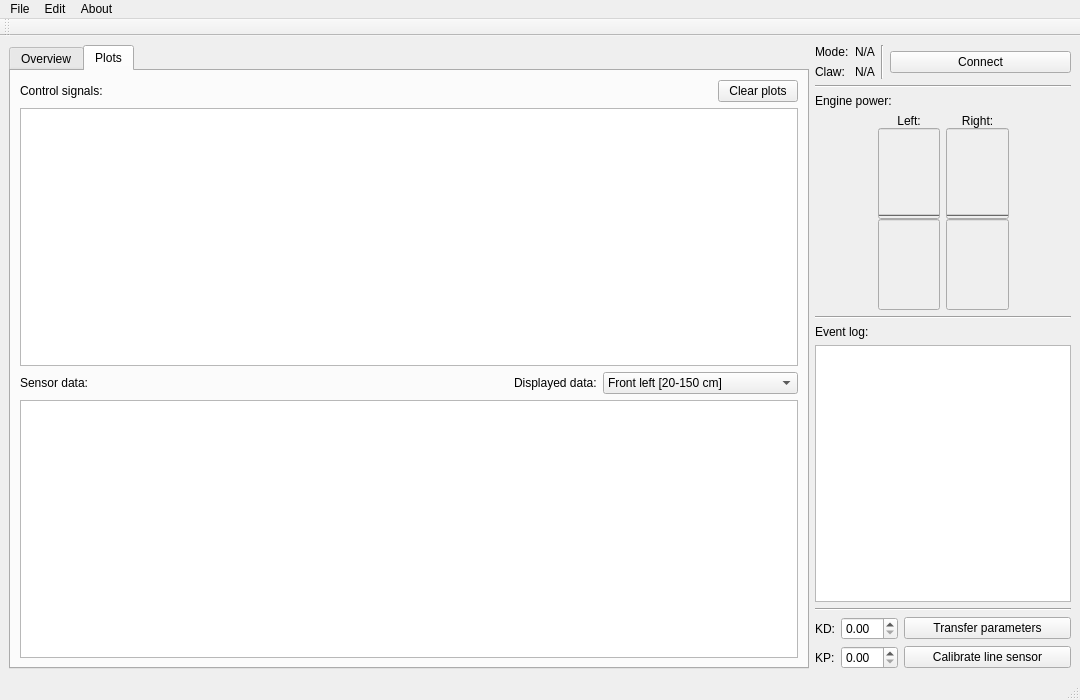
<?xml version="1.0" encoding="UTF-8"?>
<ui version="4.0">
 <class>MainWindow</class>
 <widget class="QMainWindow" name="MainWindow">
  <property name="geometry">
   <rect>
    <x>0</x>
    <y>0</y>
    <width>1080</width>
    <height>700</height>
   </rect>
  </property>
  <property name="sizePolicy">
   <sizepolicy hsizetype="Fixed" vsizetype="Fixed">
    <horstretch>0</horstretch>
    <verstretch>0</verstretch>
   </sizepolicy>
  </property>
  <property name="minimumSize">
   <size>
    <width>1080</width>
    <height>700</height>
   </size>
  </property>
  <property name="maximumSize">
   <size>
    <width>1080</width>
    <height>700</height>
   </size>
  </property>
  <property name="windowTitle">
   <string>Mazeter Control</string>
  </property>
  <property name="windowIcon">
   <iconset resource="../resources.qrc">
    <normaloff>:/icons/resources/usb-bt.ico</normaloff>:/icons/resources/usb-bt.ico</iconset>
  </property>
  <property name="styleSheet">
   <string notr="true">/*QLabel {
font: 9pt &quot;Consolas&quot;;
}
QMenuBar {
background-color: rgb(31, 31, 31);
font: 9pt &quot;Consolas&quot;;
}

QMenuBar::item {
background-color: rgb(31, 31, 31);
}*/
font: 10pt &quot;Ubuntu&quot;;</string>
  </property>
  <property name="tabShape">
   <enum>QTabWidget::Rounded</enum>
  </property>
  <widget class="QWidget" name="centralwidget">
   <layout class="QHBoxLayout" name="horizontalLayout_5">
    <item>
     <widget class="QTabWidget" name="tabWidget">
      <property name="sizePolicy">
       <sizepolicy hsizetype="Expanding" vsizetype="Expanding">
        <horstretch>1</horstretch>
        <verstretch>0</verstretch>
       </sizepolicy>
      </property>
      <property name="currentIndex">
       <number>1</number>
      </property>
      <widget class="QWidget" name="tab_overview">
       <attribute name="title">
        <string>Overview</string>
       </attribute>
       <layout class="QHBoxLayout" name="horizontalLayout_6">
        <item>
         <widget class="QGraphicsView" name="graphicsView_overview">
          <property name="sizePolicy">
           <sizepolicy hsizetype="Expanding" vsizetype="Expanding">
            <horstretch>5</horstretch>
            <verstretch>0</verstretch>
           </sizepolicy>
          </property>
          <property name="focusPolicy">
           <enum>Qt::NoFocus</enum>
          </property>
         </widget>
        </item>
       </layout>
      </widget>
      <widget class="QWidget" name="tab_plots">
       <attribute name="title">
        <string>Plots</string>
       </attribute>
       <layout class="QVBoxLayout" name="verticalLayout_7">
        <item>
         <layout class="QVBoxLayout" name="verticalLayout_5">
          <item>
           <layout class="QHBoxLayout" name="horizontalLayout_7">
            <item>
             <widget class="QLabel" name="label_control_signals">
              <property name="text">
               <string>Control signals:</string>
              </property>
             </widget>
            </item>
            <item>
             <spacer name="horizontalSpacer_3">
              <property name="orientation">
               <enum>Qt::Horizontal</enum>
              </property>
              <property name="sizeHint" stdset="0">
               <size>
                <width>40</width>
                <height>20</height>
               </size>
              </property>
             </spacer>
            </item>
            <item>
             <widget class="QPushButton" name="pushButton_clear_plots">
              <property name="enabled">
               <bool>true</bool>
              </property>
              <property name="text">
               <string>Clear plots</string>
              </property>
             </widget>
            </item>
           </layout>
          </item>
          <item>
           <widget class="QGraphicsView" name="graphicsView_control_signals">
            <property name="enabled">
             <bool>true</bool>
            </property>
            <property name="focusPolicy">
             <enum>Qt::NoFocus</enum>
            </property>
            <property name="verticalScrollBarPolicy">
             <enum>Qt::ScrollBarAlwaysOff</enum>
            </property>
            <property name="horizontalScrollBarPolicy">
             <enum>Qt::ScrollBarAlwaysOff</enum>
            </property>
           </widget>
          </item>
         </layout>
        </item>
        <item>
         <layout class="QVBoxLayout" name="verticalLayout_6">
          <item>
           <layout class="QHBoxLayout" name="horizontalLayout_8">
            <item>
             <widget class="QLabel" name="label_sensor_data">
              <property name="text">
               <string>Sensor data:</string>
              </property>
             </widget>
            </item>
            <item>
             <spacer name="horizontalSpacer_4">
              <property name="orientation">
               <enum>Qt::Horizontal</enum>
              </property>
              <property name="sizeHint" stdset="0">
               <size>
                <width>420</width>
                <height>20</height>
               </size>
              </property>
             </spacer>
            </item>
            <item>
             <widget class="QLabel" name="label_plot_data">
              <property name="text">
               <string>Displayed data:</string>
              </property>
             </widget>
            </item>
            <item>
             <widget class="QComboBox" name="comboBox_sensor_data">
              <property name="enabled">
               <bool>true</bool>
              </property>
              <property name="sizePolicy">
               <sizepolicy hsizetype="Preferred" vsizetype="Fixed">
                <horstretch>1</horstretch>
                <verstretch>0</verstretch>
               </sizepolicy>
              </property>
              <item>
               <property name="text">
                <string>Front left [20-150 cm]</string>
               </property>
              </item>
              <item>
               <property name="text">
                <string>Front right [20-150 cm]</string>
               </property>
              </item>
              <item>
               <property name="text">
                <string>Left long [20-150 cm]</string>
               </property>
              </item>
              <item>
               <property name="text">
                <string>Right long [20-150 cm]</string>
               </property>
              </item>
              <item>
               <property name="text">
                <string>Left short [4-30 cm]</string>
               </property>
              </item>
              <item>
               <property name="text">
                <string>Right short [4-30 cm]</string>
               </property>
              </item>
              <item>
               <property name="text">
                <string>Back [20-150 cm]</string>
               </property>
              </item>
              <item>
               <property name="text">
                <string>Angle [0-360 deg]</string>
               </property>
              </item>
              <item>
               <property name="text">
                <string>Line deviation -? - ?</string>
               </property>
              </item>
             </widget>
            </item>
           </layout>
          </item>
          <item>
           <widget class="QGraphicsView" name="graphicsView_sensor_data">
            <property name="enabled">
             <bool>true</bool>
            </property>
            <property name="focusPolicy">
             <enum>Qt::NoFocus</enum>
            </property>
            <property name="verticalScrollBarPolicy">
             <enum>Qt::ScrollBarAlwaysOff</enum>
            </property>
            <property name="horizontalScrollBarPolicy">
             <enum>Qt::ScrollBarAlwaysOff</enum>
            </property>
           </widget>
          </item>
         </layout>
        </item>
       </layout>
      </widget>
     </widget>
    </item>
    <item>
     <layout class="QVBoxLayout" name="verticalLayout_4">
      <item>
       <layout class="QHBoxLayout" name="horizontalLayout_4">
        <property name="spacing">
         <number>6</number>
        </property>
        <item>
         <layout class="QFormLayout" name="formLayout">
          <property name="fieldGrowthPolicy">
           <enum>QFormLayout::AllNonFixedFieldsGrow</enum>
          </property>
          <item row="0" column="0">
           <widget class="QLabel" name="label_mode">
            <property name="text">
             <string>Mode:</string>
            </property>
           </widget>
          </item>
          <item row="0" column="1">
           <widget class="QLabel" name="label_mode_status">
            <property name="text">
             <string>N/A</string>
            </property>
           </widget>
          </item>
          <item row="1" column="0">
           <widget class="QLabel" name="label_claw">
            <property name="sizePolicy">
             <sizepolicy hsizetype="Preferred" vsizetype="Preferred">
              <horstretch>3</horstretch>
              <verstretch>0</verstretch>
             </sizepolicy>
            </property>
            <property name="text">
             <string>Claw:</string>
            </property>
           </widget>
          </item>
          <item row="1" column="1">
           <widget class="QLabel" name="label_claw_status">
            <property name="text">
             <string>N/A</string>
            </property>
           </widget>
          </item>
         </layout>
        </item>
        <item>
         <widget class="Line" name="line_4">
          <property name="orientation">
           <enum>Qt::Vertical</enum>
          </property>
         </widget>
        </item>
        <item>
         <widget class="QPushButton" name="pushButton_toggle_connection">
          <property name="sizePolicy">
           <sizepolicy hsizetype="Expanding" vsizetype="Fixed">
            <horstretch>0</horstretch>
            <verstretch>0</verstretch>
           </sizepolicy>
          </property>
          <property name="text">
           <string>Connect</string>
          </property>
          <property name="icon">
           <iconset resource="../resources.qrc">
            <normaloff>:/icons/resources/start.ico</normaloff>:/icons/resources/start.ico</iconset>
          </property>
         </widget>
        </item>
       </layout>
      </item>
      <item>
       <widget class="Line" name="line_3">
        <property name="orientation">
         <enum>Qt::Horizontal</enum>
        </property>
       </widget>
      </item>
      <item>
       <widget class="QLabel" name="label_6">
        <property name="text">
         <string>Engine power:</string>
        </property>
       </widget>
      </item>
      <item>
       <layout class="QHBoxLayout" name="horizontalLayout_3">
        <item>
         <spacer name="horizontalSpacer">
          <property name="orientation">
           <enum>Qt::Horizontal</enum>
          </property>
          <property name="sizeHint" stdset="0">
           <size>
            <width>40</width>
            <height>20</height>
           </size>
          </property>
         </spacer>
        </item>
        <item>
         <layout class="QVBoxLayout" name="verticalLayout_2">
          <property name="spacing">
           <number>0</number>
          </property>
          <item>
           <widget class="QLabel" name="label_left_engine">
            <property name="text">
             <string>Left:</string>
            </property>
            <property name="alignment">
             <set>Qt::AlignCenter</set>
            </property>
           </widget>
          </item>
          <item>
           <widget class="QProgressBar" name="progressBar_left_engine_fwd">
            <property name="enabled">
             <bool>false</bool>
            </property>
            <property name="sizePolicy">
             <sizepolicy hsizetype="Expanding" vsizetype="Fixed">
              <horstretch>0</horstretch>
              <verstretch>0</verstretch>
             </sizepolicy>
            </property>
            <property name="styleSheet">
             <string notr="true"/>
            </property>
            <property name="value">
             <number>0</number>
            </property>
            <property name="alignment">
             <set>Qt::AlignLeading|Qt::AlignLeft|Qt::AlignVCenter</set>
            </property>
            <property name="textVisible">
             <bool>false</bool>
            </property>
            <property name="orientation">
             <enum>Qt::Vertical</enum>
            </property>
           </widget>
          </item>
          <item>
           <widget class="QProgressBar" name="progressBar_left_engine_rev">
            <property name="enabled">
             <bool>false</bool>
            </property>
            <property name="sizePolicy">
             <sizepolicy hsizetype="Expanding" vsizetype="Fixed">
              <horstretch>0</horstretch>
              <verstretch>0</verstretch>
             </sizepolicy>
            </property>
            <property name="styleSheet">
             <string notr="true"/>
            </property>
            <property name="value">
             <number>0</number>
            </property>
            <property name="textVisible">
             <bool>false</bool>
            </property>
            <property name="orientation">
             <enum>Qt::Vertical</enum>
            </property>
            <property name="invertedAppearance">
             <bool>true</bool>
            </property>
           </widget>
          </item>
         </layout>
        </item>
        <item>
         <layout class="QVBoxLayout" name="verticalLayout_3">
          <property name="spacing">
           <number>0</number>
          </property>
          <item>
           <widget class="QLabel" name="label_right_engine">
            <property name="text">
             <string>Right:</string>
            </property>
            <property name="alignment">
             <set>Qt::AlignCenter</set>
            </property>
           </widget>
          </item>
          <item>
           <widget class="QProgressBar" name="progressBar_right_engine_fwd">
            <property name="enabled">
             <bool>false</bool>
            </property>
            <property name="sizePolicy">
             <sizepolicy hsizetype="Expanding" vsizetype="Fixed">
              <horstretch>0</horstretch>
              <verstretch>0</verstretch>
             </sizepolicy>
            </property>
            <property name="value">
             <number>0</number>
            </property>
            <property name="alignment">
             <set>Qt::AlignCenter</set>
            </property>
            <property name="textVisible">
             <bool>false</bool>
            </property>
            <property name="orientation">
             <enum>Qt::Vertical</enum>
            </property>
            <property name="invertedAppearance">
             <bool>false</bool>
            </property>
            <property name="textDirection">
             <enum>QProgressBar::TopToBottom</enum>
            </property>
           </widget>
          </item>
          <item>
           <widget class="QProgressBar" name="progressBar_right_engine_rev">
            <property name="enabled">
             <bool>false</bool>
            </property>
            <property name="sizePolicy">
             <sizepolicy hsizetype="Expanding" vsizetype="Fixed">
              <horstretch>0</horstretch>
              <verstretch>0</verstretch>
             </sizepolicy>
            </property>
            <property name="value">
             <number>0</number>
            </property>
            <property name="alignment">
             <set>Qt::AlignCenter</set>
            </property>
            <property name="textVisible">
             <bool>false</bool>
            </property>
            <property name="orientation">
             <enum>Qt::Vertical</enum>
            </property>
            <property name="invertedAppearance">
             <bool>true</bool>
            </property>
            <property name="textDirection">
             <enum>QProgressBar::TopToBottom</enum>
            </property>
           </widget>
          </item>
         </layout>
        </item>
        <item>
         <spacer name="horizontalSpacer_2">
          <property name="orientation">
           <enum>Qt::Horizontal</enum>
          </property>
          <property name="sizeHint" stdset="0">
           <size>
            <width>40</width>
            <height>20</height>
           </size>
          </property>
         </spacer>
        </item>
       </layout>
      </item>
      <item>
       <widget class="Line" name="line">
        <property name="orientation">
         <enum>Qt::Horizontal</enum>
        </property>
       </widget>
      </item>
      <item>
       <layout class="QVBoxLayout" name="verticalLayout">
        <item>
         <widget class="QLabel" name="label_event_log">
          <property name="text">
           <string>Event log:</string>
          </property>
         </widget>
        </item>
        <item>
         <widget class="QTextEdit" name="textEdit_log">
          <property name="sizePolicy">
           <sizepolicy hsizetype="Expanding" vsizetype="Expanding">
            <horstretch>0</horstretch>
            <verstretch>0</verstretch>
           </sizepolicy>
          </property>
          <property name="focusPolicy">
           <enum>Qt::NoFocus</enum>
          </property>
          <property name="styleSheet">
           <string notr="true">/*QTextEdit {
font: 8pt &quot;Consolas&quot;;
background-color: rgb(0, 0, 0);
color: rgb(255, 255, 255);
selection-color: rgb(0, 0, 0);
selection-background-color: rgb(255, 255, 255);
}*/</string>
          </property>
          <property name="readOnly">
           <bool>true</bool>
          </property>
         </widget>
        </item>
        <item>
         <widget class="Line" name="line_2">
          <property name="orientation">
           <enum>Qt::Horizontal</enum>
          </property>
         </widget>
        </item>
        <item>
         <layout class="QFormLayout" name="formLayout_3">
          <property name="fieldGrowthPolicy">
           <enum>QFormLayout::AllNonFixedFieldsGrow</enum>
          </property>
          <property name="horizontalSpacing">
           <number>6</number>
          </property>
          <item row="0" column="0">
           <layout class="QHBoxLayout" name="horizontalLayout">
            <item>
             <widget class="QLabel" name="label_kd">
              <property name="sizePolicy">
               <sizepolicy hsizetype="Fixed" vsizetype="Preferred">
                <horstretch>0</horstretch>
                <verstretch>0</verstretch>
               </sizepolicy>
              </property>
              <property name="text">
               <string>KD:</string>
              </property>
             </widget>
            </item>
            <item>
             <widget class="QDoubleSpinBox" name="doubleSpinBox_kd">
              <property name="enabled">
               <bool>true</bool>
              </property>
              <property name="sizePolicy">
               <sizepolicy hsizetype="Preferred" vsizetype="Fixed">
                <horstretch>0</horstretch>
                <verstretch>0</verstretch>
               </sizepolicy>
              </property>
              <property name="minimumSize">
               <size>
                <width>50</width>
                <height>0</height>
               </size>
              </property>
              <property name="singleStep">
               <double>0.100000000000000</double>
              </property>
             </widget>
            </item>
           </layout>
          </item>
          <item row="0" column="1">
           <widget class="QPushButton" name="pushButton_transfer">
            <property name="enabled">
             <bool>true</bool>
            </property>
            <property name="sizePolicy">
             <sizepolicy hsizetype="Expanding" vsizetype="Fixed">
              <horstretch>0</horstretch>
              <verstretch>0</verstretch>
             </sizepolicy>
            </property>
            <property name="text">
             <string>Transfer parameters</string>
            </property>
           </widget>
          </item>
          <item row="1" column="0">
           <layout class="QHBoxLayout" name="horizontalLayout_2">
            <item>
             <widget class="QLabel" name="label_kp">
              <property name="text">
               <string>KP:</string>
              </property>
             </widget>
            </item>
            <item>
             <widget class="QDoubleSpinBox" name="doubleSpinBox_kp">
              <property name="enabled">
               <bool>true</bool>
              </property>
              <property name="minimumSize">
               <size>
                <width>50</width>
                <height>0</height>
               </size>
              </property>
              <property name="singleStep">
               <double>0.100000000000000</double>
              </property>
             </widget>
            </item>
           </layout>
          </item>
          <item row="1" column="1">
           <widget class="QPushButton" name="pushButton_calibrate">
            <property name="enabled">
             <bool>true</bool>
            </property>
            <property name="text">
             <string>Calibrate line sensor</string>
            </property>
           </widget>
          </item>
         </layout>
        </item>
       </layout>
      </item>
     </layout>
    </item>
   </layout>
  </widget>
  <widget class="QMenuBar" name="menubar">
   <property name="geometry">
    <rect>
     <x>0</x>
     <y>0</y>
     <width>1080</width>
     <height>23</height>
    </rect>
   </property>
   <widget class="QMenu" name="menuFile">
    <property name="title">
     <string>File</string>
    </property>
   </widget>
   <widget class="QMenu" name="menuEdit">
    <property name="title">
     <string>Edit</string>
    </property>
    <addaction name="actionOpenPreferences"/>
    <addaction name="actionOpenTerminal"/>
   </widget>
   <widget class="QMenu" name="menuAbout">
    <property name="title">
     <string>About</string>
    </property>
    <addaction name="actionAboutMazeterControl"/>
   </widget>
   <addaction name="menuFile"/>
   <addaction name="menuEdit"/>
   <addaction name="menuAbout"/>
  </widget>
  <widget class="QStatusBar" name="statusbar"/>
  <widget class="QToolBar" name="toolBar">
   <property name="windowTitle">
    <string>toolBar</string>
   </property>
   <attribute name="toolBarArea">
    <enum>TopToolBarArea</enum>
   </attribute>
   <attribute name="toolBarBreak">
    <bool>false</bool>
   </attribute>
  </widget>
  <action name="actionAboutMazeterControl">
   <property name="text">
    <string>About Mazeter Control...</string>
   </property>
  </action>
  <action name="actionOpenPreferences">
   <property name="text">
    <string>Preferences...</string>
   </property>
   <property name="shortcut">
    <string>Ctrl+P</string>
   </property>
  </action>
  <action name="actionOpenTerminal">
   <property name="icon">
    <iconset resource="../resources.qrc">
     <normaloff>:/icons/resources/terminal.ico</normaloff>:/icons/resources/terminal.ico</iconset>
   </property>
   <property name="text">
    <string>Open terminal...</string>
   </property>
   <property name="shortcut">
    <string>Ctrl+T</string>
   </property>
  </action>
 </widget>
 <resources>
  <include location="../resources.qrc"/>
 </resources>
 <connections/>
</ui>
